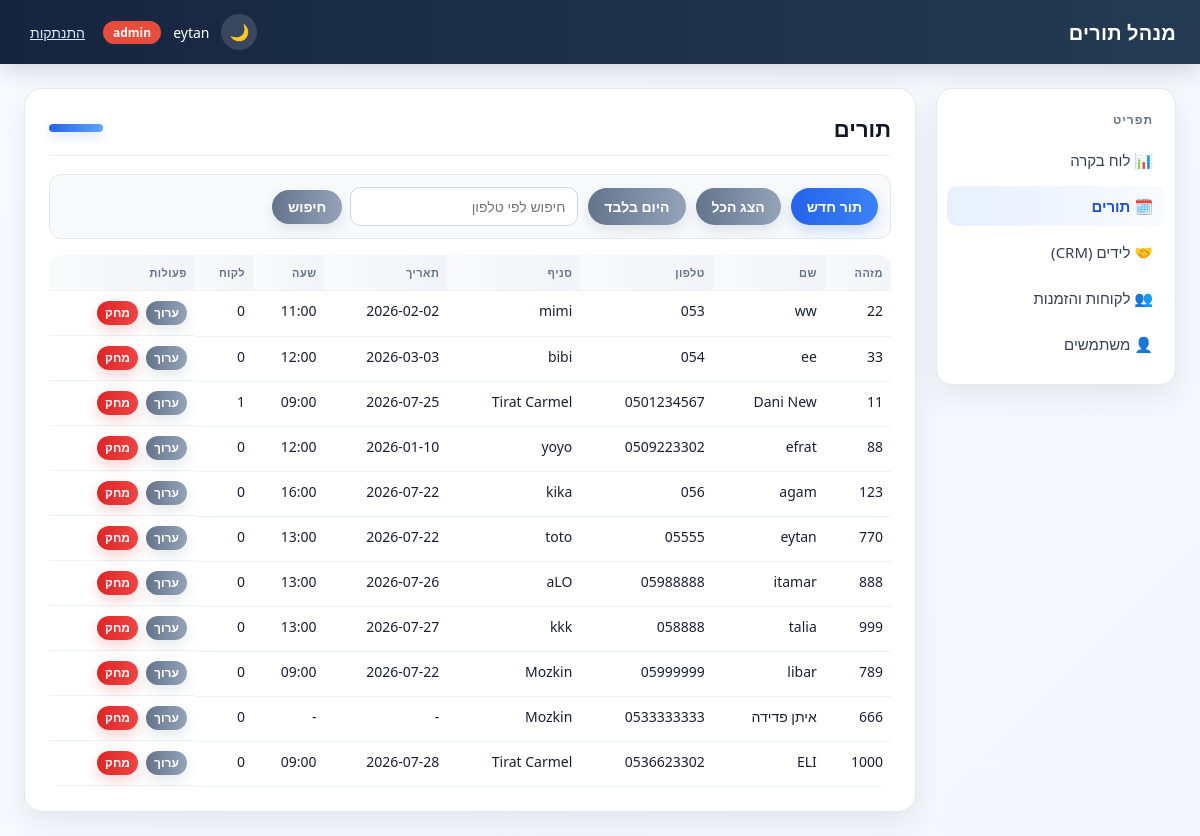
/appointments/ (signed in), run on the app's committed database.
### tables this page shows
CREATE TABLE appointments (
            id_client TEXT PRIMARY KEY,
            name_of_client TEXT,
            phone_client TEXT,
            name_of_store TEXT,
            appointment_date TEXT,
            appointment_time TEXT,
            created_datetime_stamp TEXT
        , customer_id INTEGER REFERENCES customers(id));

### blueprints/appointments.py (the view)
@bp.route("/")
@login_required
def list_appointments():
    phone = request.args.get("phone", "").strip()
    today_only = request.args.get("today") == "1"
    repos = get_repos()
    if phone:
        df = repos.appointments.get_by_phone(phone)
    elif today_only:
        df = repos.appointments.get_today()
    else:
        df = repos.appointments.get_all()
    return render_template(
        "appointments/list.html",
        appointments=to_records(df),
        phone=phone,
        today_only=today_only,
    )

### app.py (called while the page is built)
@app.context_processor
def inject_template_globals():
    return {
        "csrf_token": generate_csrf_token(),
        "current_user": current_user(),
        "ROLE_ADMIN": roles.ADMIN,
        "ROLE_USER": roles.USER,
    }

### appointment_repository.py (called while the page is built)
    def get_all(self):
        return pd.read_sql_query(f"SELECT * FROM {TABLE_NAME}", self.conn)

### auth.py (called while the page is built)
def generate_csrf_token():
    if "csrf_token" not in session:
        session["csrf_token"] = secrets.token_hex(16)
    return session["csrf_token"]

def validate_csrf():
    if request.method != "POST":
        return
    token = session.get("csrf_token")
    submitted = request.form.get("csrf_token", "")
    if not token or not secrets.compare_digest(token, submitted):
        abort(400)

def current_user():
    return session.get("user")

def login_required(view):
    @wraps(view)
    def wrapped(*args, **kwargs):
        if current_user() is None:
            return redirect(url_for("auth.login"))
        return view(*args, **kwargs)
    return wrapped

### db_context.py (called while the page is built)
def get_conn():
    if "db_conn" not in g:
        g.db_conn = sqlite3.connect(DB_FILE, timeout=10)
    return g.db_conn

def get_repos():
    if "repos" not in g:
        conn = get_conn()
        appointments = AppointmentRepository(conn)
        g.repos = SimpleNamespace(
            appointments=appointments,
            availability=AvailabilityService(appointments),
            leads=LeadRepository(conn),
            lead_statuses=LeadStatusRepository(conn),
            customers=CustomerRepository(conn),
            invoices=InvoiceRepository(conn),
            users=UserRepository(conn),
            id_sequence=IdSequence(conn),
        )
    return g.repos

def init_app(app):
    @app.teardown_appcontext
    def close_conn(exception):
        conn = g.pop("db_conn", None)
        if conn is not None:
            conn.close()

### id_sequence.py (called while the page is built)
    def _seed_if_empty(self):
        count = self.conn.execute("SELECT COUNT(*) FROM id_sequence").fetchone()[0]
        if count > 0:
            return
        max_existing = self._max_existing_id()
        if max_existing > 0:
            self.conn.execute("INSERT INTO id_sequence (id) VALUES (?)", (max_existing,))
            self.conn.commit()

### view_utils.py (called while the page is built)
def to_records(df):
    return df.where(pd.notnull(df), None).to_dict("records")

def role_badge_class(role):
    return ROLE_BADGE_CLASSES.get(role, "badge-gray")

### templates/appointments/list.html (shortened to what this page needs)
{% extends "base.html" %}
{% block page_heading %}תורים{% endblock %}
{% block content %}
<div class="toolbar">
    <a href="{{ url_for('appointments.new_choose_day') }}" class="btn">תור חדש</a>
    <a href="{{ url_for('appointments.list_appointments') }}" class="btn btn-secondary">הצג הכל</a>
    <a href="{{ url_for('appointments.list_appointments', today=1) }}" class="btn btn-secondary">היום בלבד</a>
    <form method="get">
        <input type="text" name="phone" placeholder="חיפוש לפי טלפון" value="{{ phone }}">
        <button type="submit" class="btn btn-secondary">חיפוש</button>
    </form>
</div>
{% if appointments %}
<table>
    <thead>
        <tr>
            <th>מזהה</th>
            <th>שם</th>
            <th>טלפון</th>
            <th>סניף</th>
            <th>תאריך</th>
            <th>שעה</th>
            <th>לקוח</th>
            <th>פעולות</th>
        </tr>
    </thead>
    <tbody>
        {% for a in appointments %}
        <tr>
            <td>{{ a.id_client }}</td>
            <td>{{ a.name_of_client }}</td>
            <td>{{ a.phone_client }}</td>
            <td>{{ a.name_of_store }}</td>
            <td>{{ a.appointment_date or "-" }}</td>
            <td>{{ a.appointment_time or "-" }}</td>
            <td>{{ a.customer_id|int if a.customer_id is not none else "-" }}</td>
            <td class="actions-row">
                <a href="{{ url_for('appointments.edit', id_client=a.id_client) }}" class="btn btn-secondary">ערוך</a>
                {% if current_user.role == ROLE_ADMIN %}
                <form method="post" action="{{ url_for('appointments.delete', id_client=a.id_client) }}"
                      onsubmit="return confirm('האם אתה בטוח שברצונך למחוק את התור?');">
                    <button type="submit" class="btn btn-danger">מחק</button>
                </form>
                {% endif %}
            </td>
        </tr>
        {% endfor %}
    </tbody>
</table>
{% else %}
<p class="empty-state">לא נמצאו תורים.</p>
{% endif %}
{% endblock %}

### templates/base.html (shortened to what this page needs)
<!DOCTYPE html>
<html lang="he" dir="rtl">
<head>
    <link rel="stylesheet" href="{{ url_for('static', filename='style.css') }}">
</head>
<body>
    <div class="app-shell">
        <div class="topbar">
            <div class="brand">מנהל תורים</div>
            <div class="topbar-user">
                {% if current_user %}
                    <button type="button" class="theme-toggle" id="theme-toggle" aria-label="החלף מצב צבע">🌙</button>
                    <span>{{ current_user.username }}</span>
                    <span class="badge {{ role_badge_class(current_user.role) }}">{{ current_user.role }}</span>
                    <form method="post" action="{{ url_for('auth.logout') }}">
                        <button type="submit" class="link-button">התנתקות</button>
                    </form>
                {% endif %}
            </div>
        </div>
        <div class="layout">
            <div class="sidebar">
                <div class="sidebar-title">תפריט</div>
                <a href="{{ url_for('index') }}"
                   class="{{ 'active' if request.path == '/' else '' }}">📊 לוח בקרה</a>
                <a href="{{ url_for('appointments.list_appointments') }}"
                   class="{{ 'active' if request.path.startswith('/appointments') else '' }}">🗓️ תורים</a>
                <a href="{{ url_for('leads.list_leads') }}"
                   class="{{ 'active' if request.path.startswith('/leads') else '' }}">🤝 לידים (CRM)</a>
                <a href="{{ url_for('customers.list_customers') }}"
                   class="{{ 'active' if request.path.startswith('/customers') else '' }}">👥 לקוחות והזמנות</a>
                {% if current_user and current_user.role == ROLE_ADMIN %}
                <a href="{{ url_for('users.list_users') }}"
                   class="{{ 'active' if request.path.startswith('/users') else '' }}">👤 משתמשים</a>
                {% endif %}
            </div>
            <div class="content">
                <div class="card">
                    <div class="card-header">
                        <h1>{% block page_heading %}{% endblock %}</h1>
                        <div class="card-accent"></div>
                    </div>
                    {% block content %}{% endblock %}
                </div>
            </div>
        </div>
    </div>
</body>
</html>

### data on the page
appointments: username "eytan", id_client "770", name_of_client "eytan", phone_client "05555", name_of_store "toto", appointment_date "2026-07-22", appointment_time "13:00", customer_id "0"
appointments: id_client "22", name_of_client "ww", phone_client "053", name_of_store "mimi", appointment_date "2026-02-02", appointment_time "11:00", customer_id "0"
appointments: id_client "33", name_of_client "ee", phone_client "054", name_of_store "bibi", appointment_date "2026-03-03", appointment_time "12:00", customer_id "0"
appointments: id_client "11", name_of_client "Dani New", phone_client "0501234567", name_of_store "Tirat Carmel", appointment_date "2026-07-25", appointment_time "09:00", customer_id "1"
appointments: id_client "88", name_of_client "efrat", phone_client "0509223302", name_of_store "yoyo", appointment_date "2026-01-10", appointment_time "12:00", customer_id "0"
appointments: id_client "123", name_of_client "agam", phone_client "056", name_of_store "kika", appointment_date "2026-07-22", appointment_time "16:00", customer_id "0"
appointments: id_client "888", name_of_client "itamar", phone_client "05988888", name_of_store "aLO", appointment_date "2026-07-26", appointment_time "13:00", customer_id "0"
appointments: id_client "999", name_of_client "talia", phone_client "058888", name_of_store "kkk", appointment_date "2026-07-27", appointment_time "13:00", customer_id "0"
appointments: id_client "789", name_of_client "libar", phone_client "05999999", name_of_store "Mozkin", appointment_date "2026-07-22", appointment_time "09:00", customer_id "0"
appointments: id_client "666", name_of_client "איתן פדידה", phone_client "0533333333", name_of_store "Mozkin", appointment_date "-", appointment_time "-", customer_id "0"
appointments: id_client "1000", name_of_client "ELI", phone_client "0536623302", name_of_store "Tirat Carmel", appointment_date "2026-07-28", appointment_time "09:00", customer_id "0"

### other printed values
{{ current_user.role }} "admin"
